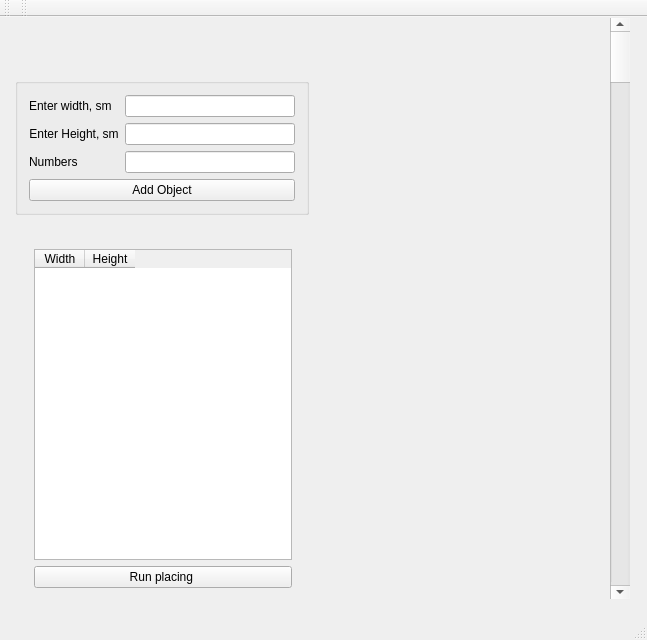
<?xml version="1.0" encoding="UTF-8"?>
<ui version="4.0">
 <class>MainWindow</class>
 <widget class="QMainWindow" name="MainWindow">
  <property name="geometry">
   <rect>
    <x>0</x>
    <y>0</y>
    <width>647</width>
    <height>640</height>
   </rect>
  </property>
  <property name="windowTitle">
   <string>MainWindow</string>
  </property>
  <widget class="QWidget" name="centralWidget">
   <widget class="QWidget" name="widget_obj_background" native="true">
    <property name="geometry">
     <rect>
      <x>330</x>
      <y>0</y>
      <width>281</width>
      <height>581</height>
     </rect>
    </property>
    <property name="font">
     <font>
      <underline>false</underline>
     </font>
    </property>
    <property name="autoFillBackground">
     <bool>true</bool>
    </property>
   </widget>
   <widget class="QScrollBar" name="scrollBar_obj">
    <property name="geometry">
     <rect>
      <x>610</x>
      <y>1</y>
      <width>20</width>
      <height>581</height>
     </rect>
    </property>
    <property name="orientation">
     <enum>Qt::Vertical</enum>
    </property>
   </widget>
   <widget class="QWidget" name="layoutWidget">
    <property name="geometry">
     <rect>
      <x>4</x>
      <y>9</y>
      <width>316</width>
      <height>200</height>
     </rect>
    </property>
    <layout class="QGridLayout" name="gridLayout_2">
     <item row="0" column="0">
      <widget class="QLabel" name="label_error">
       <property name="font">
        <font>
         <family>Saab</family>
         <pointsize>13</pointsize>
         <weight>75</weight>
         <bold>true</bold>
         <underline>true</underline>
        </font>
       </property>
       <property name="text">
        <string/>
       </property>
       <property name="alignment">
        <set>Qt::AlignCenter</set>
       </property>
      </widget>
     </item>
     <item row="1" column="0">
      <widget class="QGroupBox" name="groupBox">
       <property name="title">
        <string/>
       </property>
       <layout class="QGridLayout" name="gridLayout">
        <item row="0" column="0">
         <widget class="QLabel" name="label_width">
          <property name="text">
           <string>&lt;html&gt;&lt;head/&gt;&lt;body&gt;&lt;p&gt;Enter width, sm&lt;/p&gt;&lt;/body&gt;&lt;/html&gt;</string>
          </property>
         </widget>
        </item>
        <item row="0" column="1">
         <widget class="QLineEdit" name="lineEdit_width">
          <property name="text">
           <string/>
          </property>
         </widget>
        </item>
        <item row="1" column="0">
         <widget class="QLabel" name="label_height">
          <property name="text">
           <string>&lt;html&gt;&lt;head/&gt;&lt;body&gt;&lt;p align=&quot;center&quot;&gt;Enter Height, sm&lt;/p&gt;&lt;/body&gt;&lt;/html&gt;</string>
          </property>
         </widget>
        </item>
        <item row="1" column="1">
         <widget class="QLineEdit" name="lineEdit_height"/>
        </item>
        <item row="2" column="0">
         <widget class="QLabel" name="label_Numbers">
          <property name="text">
           <string>Numbers</string>
          </property>
         </widget>
        </item>
        <item row="2" column="1">
         <widget class="QLineEdit" name="lineEdit_numbers">
          <property name="text">
           <string/>
          </property>
         </widget>
        </item>
        <item row="3" column="0" colspan="2">
         <widget class="QPushButton" name="AddButton">
          <property name="text">
           <string>Add Object</string>
          </property>
         </widget>
        </item>
       </layout>
      </widget>
     </item>
    </layout>
   </widget>
   <widget class="QWidget" name="">
    <property name="geometry">
     <rect>
      <x>23</x>
      <y>221</y>
      <width>280</width>
      <height>361</height>
     </rect>
    </property>
    <layout class="QVBoxLayout" name="verticalLayout">
     <item>
      <widget class="QTableWidget" name="tableWidget">
       <property name="enabled">
        <bool>true</bool>
       </property>
       <property name="maximumSize">
        <size>
         <width>300</width>
         <height>16777215</height>
        </size>
       </property>
       <property name="baseSize">
        <size>
         <width>300</width>
         <height>0</height>
        </size>
       </property>
       <property name="sortingEnabled">
        <bool>true</bool>
       </property>
       <attribute name="horizontalHeaderVisible">
        <bool>true</bool>
       </attribute>
       <attribute name="horizontalHeaderCascadingSectionResizes">
        <bool>true</bool>
       </attribute>
       <attribute name="horizontalHeaderDefaultSectionSize">
        <number>50</number>
       </attribute>
       <attribute name="horizontalHeaderMinimumSectionSize">
        <number>30</number>
       </attribute>
       <column>
        <property name="text">
         <string>Width</string>
        </property>
       </column>
       <column>
        <property name="text">
         <string>Height</string>
        </property>
       </column>
      </widget>
     </item>
     <item>
      <widget class="QPushButton" name="run_placing_button">
       <property name="text">
        <string>Run placing </string>
       </property>
      </widget>
     </item>
    </layout>
   </widget>
  </widget>
  <widget class="QMenuBar" name="menuBar">
   <property name="geometry">
    <rect>
     <x>0</x>
     <y>0</y>
     <width>647</width>
     <height>25</height>
    </rect>
   </property>
  </widget>
  <widget class="QToolBar" name="mainToolBar">
   <attribute name="toolBarArea">
    <enum>TopToolBarArea</enum>
   </attribute>
   <attribute name="toolBarBreak">
    <bool>false</bool>
   </attribute>
  </widget>
  <widget class="QStatusBar" name="statusBar"/>
  <widget class="QToolBar" name="toolBar">
   <property name="windowTitle">
    <string>toolBar</string>
   </property>
   <attribute name="toolBarArea">
    <enum>TopToolBarArea</enum>
   </attribute>
   <attribute name="toolBarBreak">
    <bool>false</bool>
   </attribute>
  </widget>
 </widget>
 <layoutdefault spacing="6" margin="11"/>
 <tabstops>
  <tabstop>lineEdit_width</tabstop>
  <tabstop>lineEdit_height</tabstop>
  <tabstop>AddButton</tabstop>
 </tabstops>
 <resources/>
 <connections/>
</ui>
